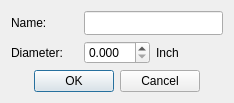
<?xml version="1.0" encoding="UTF-8"?>
<ui version="4.0">
 <class>caliberEdit</class>
 <widget class="QDialog" name="caliberEdit">
  <property name="geometry">
   <rect>
    <x>0</x>
    <y>0</y>
    <width>234</width>
    <height>103</height>
   </rect>
  </property>
  <property name="maximumSize">
   <size>
    <width>234</width>
    <height>103</height>
   </size>
  </property>
  <property name="windowTitle">
   <string>Caliber Edit</string>
  </property>
  <layout class="QGridLayout" name="gridLayout">
   <item row="1" column="0">
    <widget class="QLabel" name="label_2">
     <property name="sizePolicy">
      <sizepolicy hsizetype="Preferred" vsizetype="Expanding">
       <horstretch>0</horstretch>
       <verstretch>0</verstretch>
      </sizepolicy>
     </property>
     <property name="text">
      <string>Diameter:</string>
     </property>
    </widget>
   </item>
   <item row="0" column="0">
    <widget class="QLabel" name="label">
     <property name="sizePolicy">
      <sizepolicy hsizetype="Preferred" vsizetype="Expanding">
       <horstretch>0</horstretch>
       <verstretch>0</verstretch>
      </sizepolicy>
     </property>
     <property name="text">
      <string>Name:</string>
     </property>
    </widget>
   </item>
   <item row="0" column="1" colspan="2">
    <widget class="QLineEdit" name="name">
     <property name="sizePolicy">
      <sizepolicy hsizetype="Preferred" vsizetype="Expanding">
       <horstretch>0</horstretch>
       <verstretch>0</verstretch>
      </sizepolicy>
     </property>
    </widget>
   </item>
   <item row="3" column="0" colspan="3">
    <widget class="QDialogButtonBox" name="buttonBox">
     <property name="orientation">
      <enum>Qt::Horizontal</enum>
     </property>
     <property name="standardButtons">
      <set>QDialogButtonBox::Cancel|QDialogButtonBox::Ok</set>
     </property>
     <property name="centerButtons">
      <bool>true</bool>
     </property>
    </widget>
   </item>
   <item row="1" column="2">
    <widget class="QLabel" name="label_3">
     <property name="sizePolicy">
      <sizepolicy hsizetype="Preferred" vsizetype="Preferred">
       <horstretch>0</horstretch>
       <verstretch>0</verstretch>
      </sizepolicy>
     </property>
     <property name="text">
      <string>Inch</string>
     </property>
    </widget>
   </item>
   <item row="1" column="1">
    <widget class="QDoubleSpinBox" name="diameter">
     <property name="sizePolicy">
      <sizepolicy hsizetype="Preferred" vsizetype="Expanding">
       <horstretch>0</horstretch>
       <verstretch>0</verstretch>
      </sizepolicy>
     </property>
     <property name="decimals">
      <number>3</number>
     </property>
     <property name="singleStep">
      <double>0.001000000000000</double>
     </property>
    </widget>
   </item>
  </layout>
 </widget>
 <resources/>
 <connections>
  <connection>
   <sender>buttonBox</sender>
   <signal>accepted()</signal>
   <receiver>caliberEdit</receiver>
   <slot>accept()</slot>
   <hints>
    <hint type="sourcelabel">
     <x>248</x>
     <y>254</y>
    </hint>
    <hint type="destinationlabel">
     <x>157</x>
     <y>274</y>
    </hint>
   </hints>
  </connection>
  <connection>
   <sender>buttonBox</sender>
   <signal>rejected()</signal>
   <receiver>caliberEdit</receiver>
   <slot>reject()</slot>
   <hints>
    <hint type="sourcelabel">
     <x>316</x>
     <y>260</y>
    </hint>
    <hint type="destinationlabel">
     <x>286</x>
     <y>274</y>
    </hint>
   </hints>
  </connection>
 </connections>
</ui>
